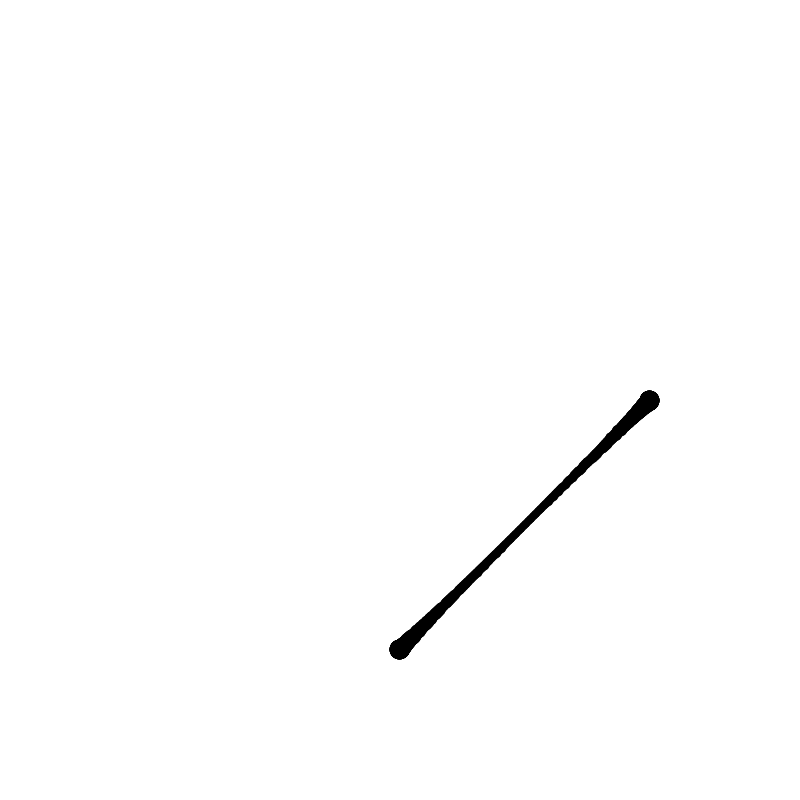
Frame 1 (no input)
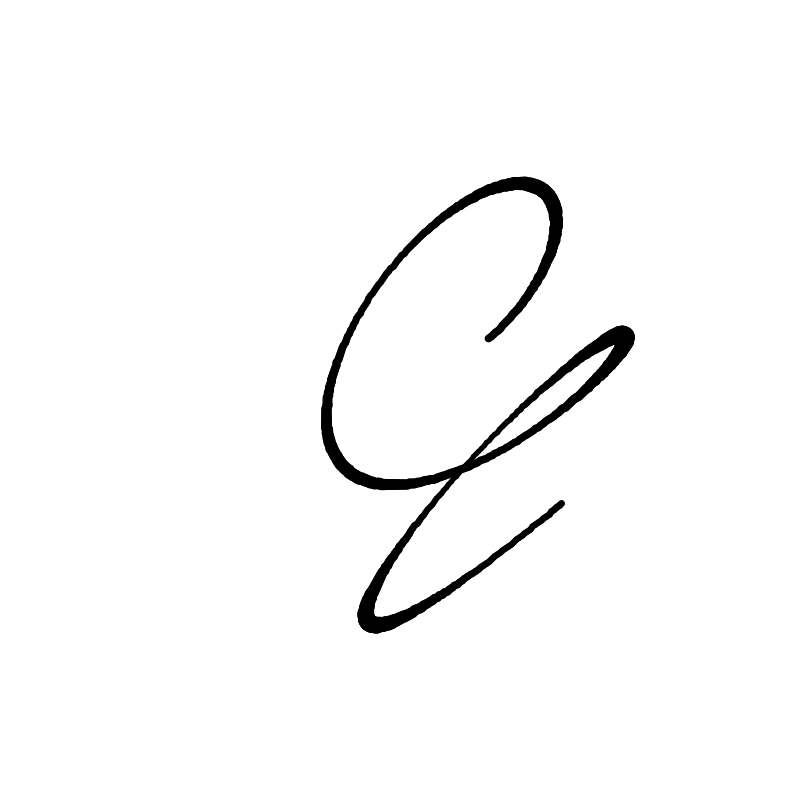
Frame 60 (the mouse pressed at the canvas centre just before this capture)
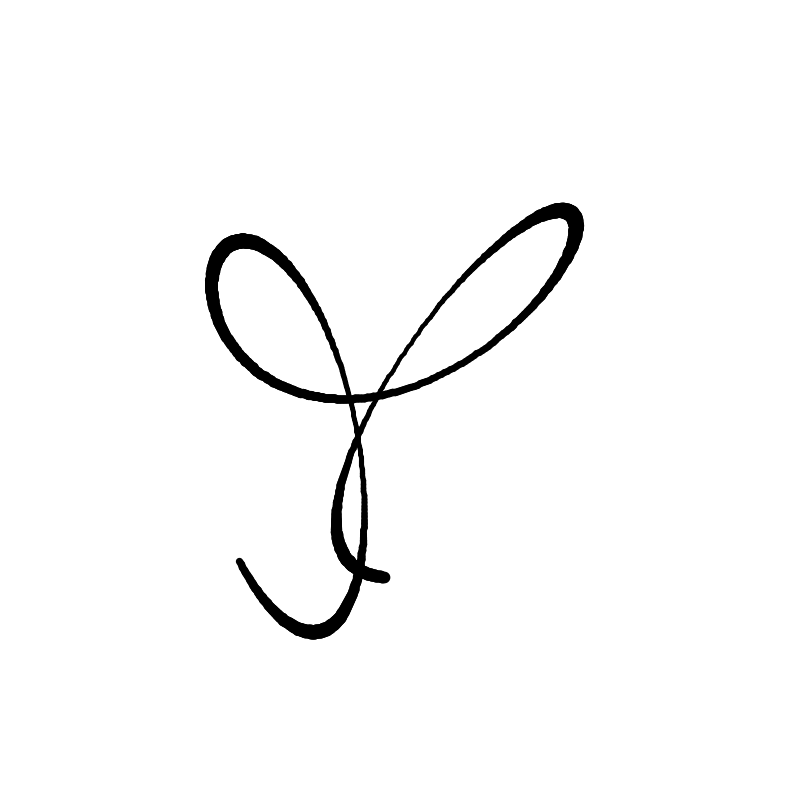
Frame 120 (the mouse held since frame 60 and released just before this capture)

The Processing sketch that drew these frames (run headless with seeded random() and noise(); from frame 60 on, the mouse is pressed at the canvas centre):

// Processing sketch: processing_101558
// ── processing_101558.pde

float a = 0;

float k = 5;
float l = 1;
float step =0.01;
float q = 1;
float s = 1;
float d = 1;
float f = 1;
float aOffset=0;
float aOffsetS=0.01;
float qs = 0.001;
float ss = 0.003;
float ds = 0.002;
float fs = 0.0005;
float icount = 1;
float jcount = 1;
float r = 250;
int i=0;
int j=0;
float complexity = 5;
void setup()
{
frameRate(30);
colorMode(HSB,100);
qs=random(-0.005,0.005);
ss=random(-0.005,0.005);
ds=random(-0.005,0.005);
fs=random(-0.005,0.005);

size(800,800);

q=1;
s=1;
d=1;
f=1;
}
void draw()
{
  aOffset+=aOffsetS;
  noStroke();
  //fill(0,0,100,5);
  background(100,0,100);
  q+=qs;
  s+=ss;
  d+=ds;
  f+=fs;
  if(q>complexity || q<0.1)
  {
    qs*=-1;
  }
  
  if(s>complexity || s<0.1)
  {
    ss*=-1;
  }
 if(d>complexity || d<0.1)
  {
    ds*=-1;
  }
   if(f>complexity || f<0.1)
  {
    fs*=-1;
  }
  float moy = (q+s+d+f)/4;
  translate((width/2),(height/2));
  rotate(PI/16*aOffset);
  a=aOffset;
  
  while(a<PI*2+aOffset)
  {
  
  PVector p1=new PVector(r*cos(q*a)*cos(s*a),r*sin(d*a)*sin(f*a));
  a+=step;
  PVector p2=new PVector(r*cos(q*a)*cos(s*a),r*sin(d*a)*sin(f*a));
  stroke(75,0,0,100);
  float greyness = dist(p1.x,p1.y,p2.x,p2.y)*0.5;
  strokeWeight(max((20/icount)-dist(p1.x,p1.y,p2.x,p2.y)*(4/moy),3));
  line(p2.x,p2.y,p1.x,p1.y);
  }
  
  i++;
  //save("img_"+str(i));
}
